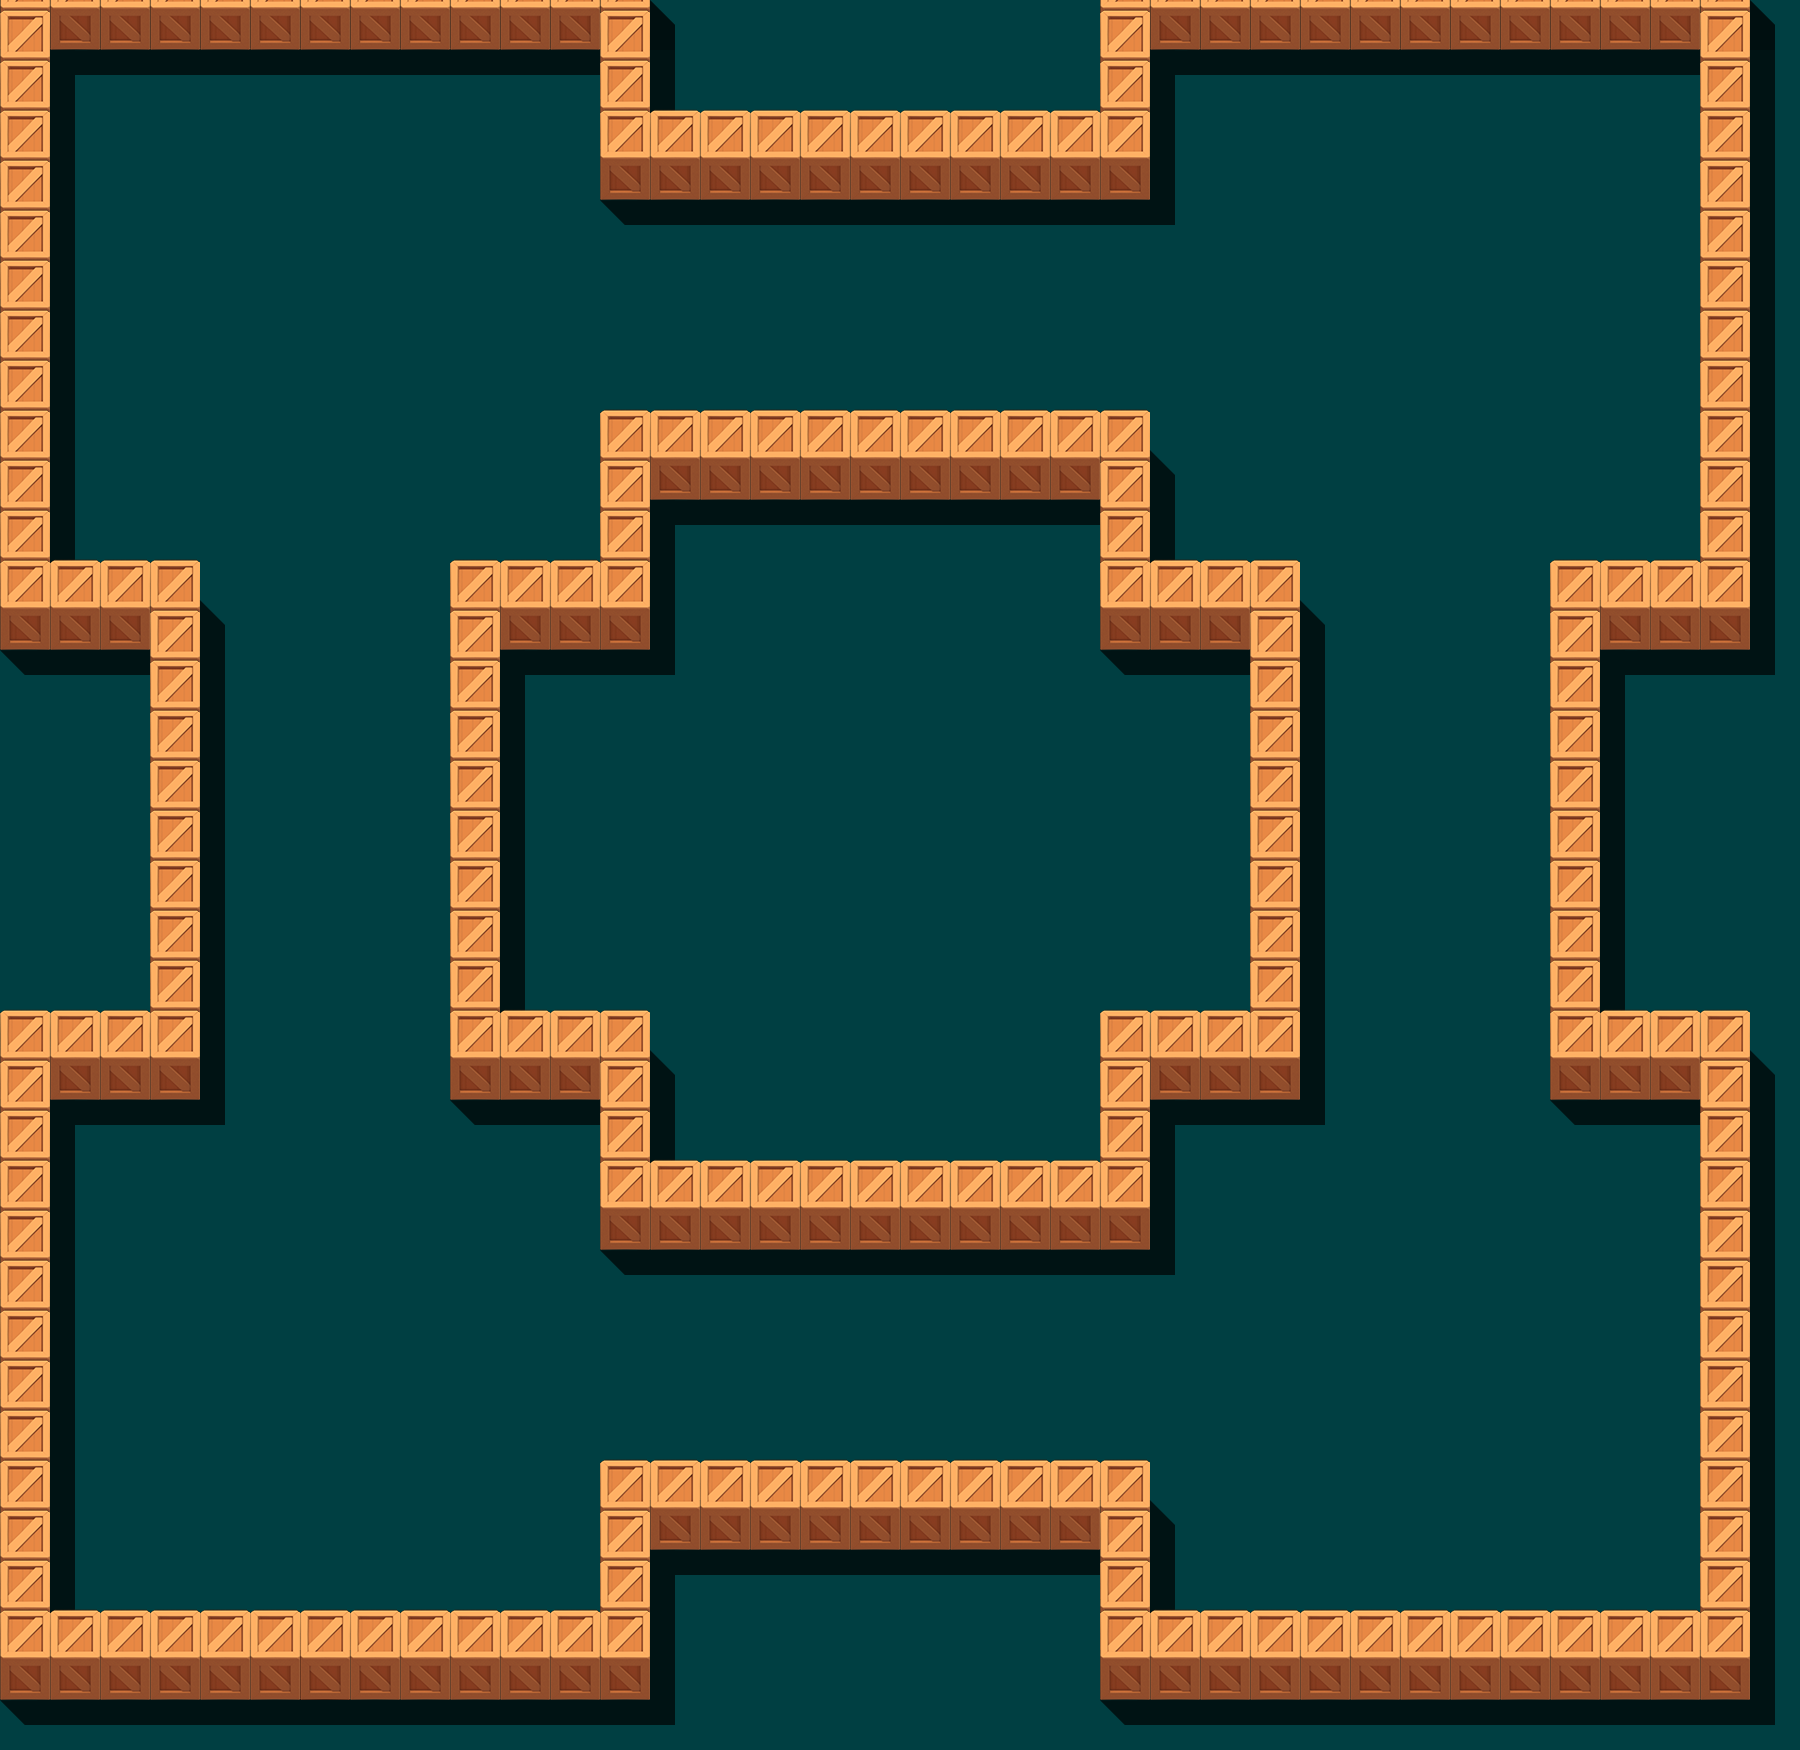

Rendered tile map (Tiled .tmx) drawn with the repository's tilesets; below, a short description and the map source with its tile grids summarised:
An orthogonal 36x35 tile map with 50x50 px tiles, 4 tile layers (ground, shadow, obstacles, barrier).

<map version="1.0" tiledversion="1.1.5" orientation="orthogonal" renderorder="right-down" width="36" height="35" tilewidth="50" tileheight="50" infinite="0" nextobjectid="1">
 <tileset firstgid="1" name="box" tilewidth="50" tileheight="91" tilecount="14" columns="7">
  <image source="box.png" width="350" height="182" />
 </tileset>
 <layer name="ground" width="36" height="35">
  <data>[1260 cells, 1259 non-empty, 1 distinct tile ids]</data>
 </layer>
 <layer name="shadow" width="36" height="35">
  <properties>
   <property name="testKey" value="testValue" />
  </properties>
  <data>[1260 cells, 221 non-empty, 6 distinct tile ids]</data>
 </layer>
 <layer name="obstacles" width="36" height="35">
  <data>[1260 cells, 220 non-empty, 1 distinct tile ids]</data>
 </layer>
 <layer name="barrier" width="36" height="35">
  <data>[1260 cells, 61 non-empty, 1 distinct tile ids]</data>
 </layer>
</map>